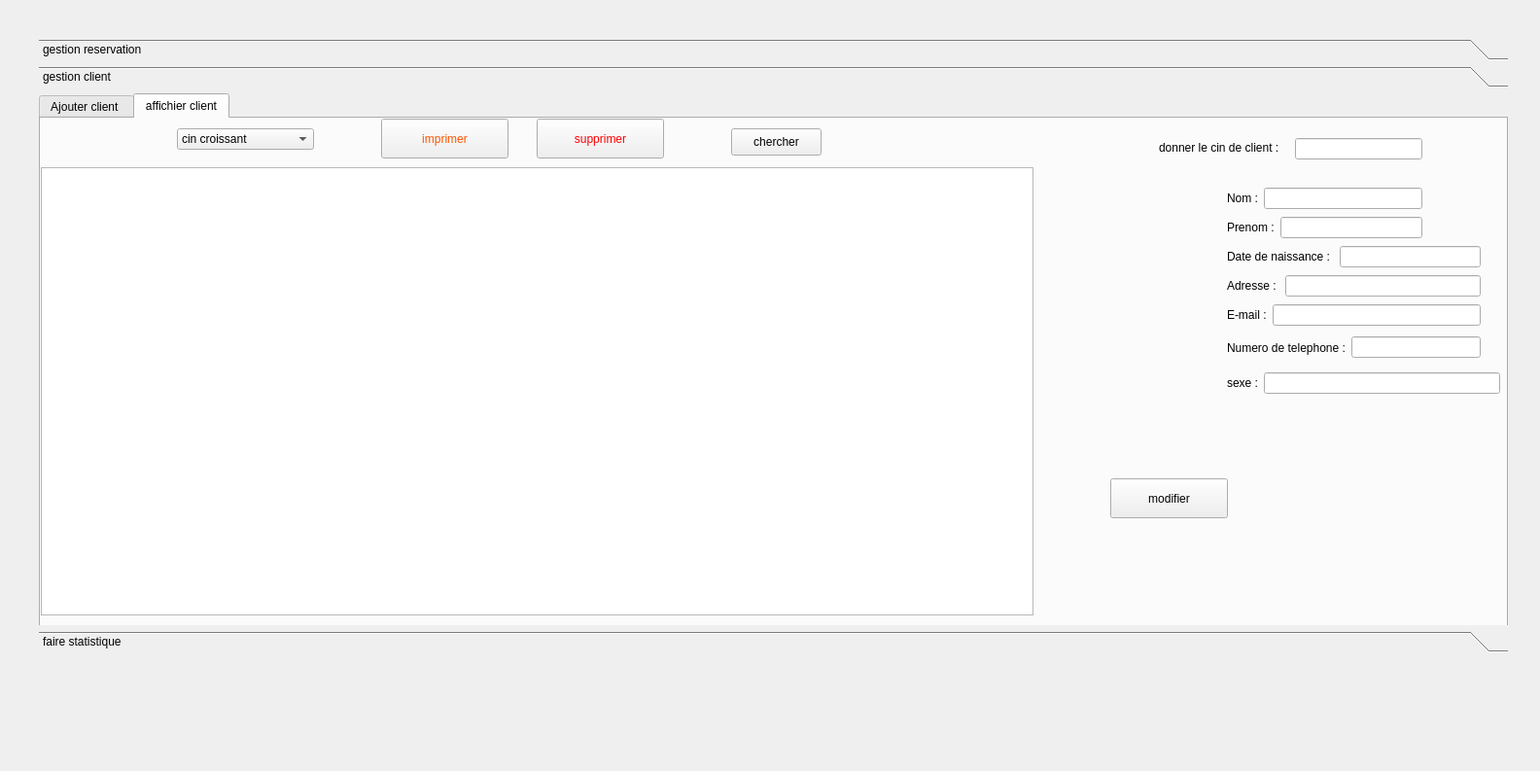
<?xml version="1.0" encoding="UTF-8"?>
<ui version="4.0">
 <class>gestiondereservation</class>
 <widget class="QDialog" name="gestiondereservation">
  <property name="geometry">
   <rect>
    <x>0</x>
    <y>0</y>
    <width>1584</width>
    <height>793</height>
   </rect>
  </property>
  <property name="windowTitle">
   <string>Dialog</string>
  </property>
  <widget class="QToolBox" name="toolBox">
   <property name="geometry">
    <rect>
     <x>40</x>
     <y>40</y>
     <width>1511</width>
     <height>631</height>
    </rect>
   </property>
   <property name="styleSheet">
    <string notr="true">font: 75 8pt &quot;MS Shell Dlg 2&quot;;</string>
   </property>
   <property name="currentIndex">
    <number>1</number>
   </property>
   <widget class="QWidget" name="page">
    <property name="geometry">
     <rect>
      <x>0</x>
      <y>0</y>
      <width>1511</width>
      <height>538</height>
     </rect>
    </property>
    <attribute name="label">
     <string>gestion reservation</string>
    </attribute>
    <widget class="QTabWidget" name="tabWidget">
     <property name="geometry">
      <rect>
       <x>0</x>
       <y>0</y>
       <width>1061</width>
       <height>541</height>
      </rect>
     </property>
     <property name="styleSheet">
      <string notr="true"/>
     </property>
     <property name="currentIndex">
      <number>1</number>
     </property>
     <widget class="QWidget" name="tab">
      <attribute name="title">
       <string>Ajouter reservation</string>
      </attribute>
      <widget class="QPushButton" name="pushButtonajouterreservation">
       <property name="geometry">
        <rect>
         <x>590</x>
         <y>470</y>
         <width>141</width>
         <height>28</height>
        </rect>
       </property>
       <property name="text">
        <string>Ajouter</string>
       </property>
      </widget>
      <widget class="QLabel" name="labelidreservation">
       <property name="geometry">
        <rect>
         <x>90</x>
         <y>60</y>
         <width>151</width>
         <height>16</height>
        </rect>
       </property>
       <property name="text">
        <string>Identifiant de reservation : </string>
       </property>
      </widget>
      <widget class="QLineEdit" name="lineEditidreservation">
       <property name="geometry">
        <rect>
         <x>252</x>
         <y>60</y>
         <width>171</width>
         <height>22</height>
        </rect>
       </property>
      </widget>
      <widget class="QLabel" name="labelcinclient">
       <property name="geometry">
        <rect>
         <x>90</x>
         <y>100</y>
         <width>131</width>
         <height>20</height>
        </rect>
       </property>
       <property name="text">
        <string>CIN du client : </string>
       </property>
      </widget>
      <widget class="QLineEdit" name="lineEditcinclient">
       <property name="geometry">
        <rect>
         <x>250</x>
         <y>100</y>
         <width>171</width>
         <height>22</height>
        </rect>
       </property>
      </widget>
      <widget class="QLabel" name="labeldatereservation">
       <property name="geometry">
        <rect>
         <x>90</x>
         <y>150</y>
         <width>151</width>
         <height>16</height>
        </rect>
       </property>
       <property name="text">
        <string>Date de reservation : </string>
       </property>
      </widget>
      <widget class="QDateEdit" name="dateEdit">
       <property name="geometry">
        <rect>
         <x>250</x>
         <y>150</y>
         <width>171</width>
         <height>22</height>
        </rect>
       </property>
      </widget>
      <widget class="QLabel" name="labelsallereserver">
       <property name="geometry">
        <rect>
         <x>90</x>
         <y>200</y>
         <width>111</width>
         <height>20</height>
        </rect>
       </property>
       <property name="text">
        <string>Salle à reserver : </string>
       </property>
      </widget>
      <widget class="QComboBox" name="comboBoxsalle">
       <property name="geometry">
        <rect>
         <x>252</x>
         <y>200</y>
         <width>171</width>
         <height>22</height>
        </rect>
       </property>
      </widget>
      <widget class="QLabel" name="labelphotographe">
       <property name="geometry">
        <rect>
         <x>90</x>
         <y>250</y>
         <width>171</width>
         <height>20</height>
        </rect>
       </property>
       <property name="text">
        <string>Photographe à reserver : </string>
       </property>
      </widget>
      <widget class="QComboBox" name="comboBoxphotographe">
       <property name="geometry">
        <rect>
         <x>250</x>
         <y>250</y>
         <width>171</width>
         <height>22</height>
        </rect>
       </property>
      </widget>
      <widget class="QLabel" name="labelnote">
       <property name="geometry">
        <rect>
         <x>94</x>
         <y>370</y>
         <width>131</width>
         <height>20</height>
        </rect>
       </property>
       <property name="text">
        <string>Note du couple : </string>
       </property>
      </widget>
      <widget class="QLabel" name="labelnombreinvite">
       <property name="geometry">
        <rect>
         <x>94</x>
         <y>290</y>
         <width>121</width>
         <height>20</height>
        </rect>
       </property>
       <property name="text">
        <string>Nombre d'invitees</string>
       </property>
      </widget>
      <widget class="QLabel" name="labelbudget">
       <property name="geometry">
        <rect>
         <x>94</x>
         <y>330</y>
         <width>101</width>
         <height>20</height>
        </rect>
       </property>
       <property name="text">
        <string>budget : </string>
       </property>
      </widget>
      <widget class="QLineEdit" name="lineEditbudget">
       <property name="geometry">
        <rect>
         <x>250</x>
         <y>330</y>
         <width>171</width>
         <height>22</height>
        </rect>
       </property>
      </widget>
      <widget class="QLineEdit" name="lineEditnbinvite">
       <property name="geometry">
        <rect>
         <x>250</x>
         <y>290</y>
         <width>171</width>
         <height>22</height>
        </rect>
       </property>
      </widget>
      <widget class="QTextEdit" name="textEdit">
       <property name="geometry">
        <rect>
         <x>250</x>
         <y>360</y>
         <width>291</width>
         <height>111</height>
        </rect>
       </property>
      </widget>
     </widget>
     <widget class="QWidget" name="tab_2">
      <attribute name="title">
       <string>affichier reservation</string>
      </attribute>
      <widget class="QPushButton" name="pushButton_15">
       <property name="geometry">
        <rect>
         <x>880</x>
         <y>70</y>
         <width>131</width>
         <height>41</height>
        </rect>
       </property>
       <property name="styleSheet">
        <string notr="true">color: rgb(85, 170, 127);</string>
       </property>
       <property name="text">
        <string>detaile</string>
       </property>
      </widget>
      <widget class="QPushButton" name="pushButton_13">
       <property name="geometry">
        <rect>
         <x>880</x>
         <y>180</y>
         <width>131</width>
         <height>41</height>
        </rect>
       </property>
       <property name="styleSheet">
        <string notr="true">color: rgb(170, 85, 255);</string>
       </property>
       <property name="text">
        <string>modifier</string>
       </property>
      </widget>
      <widget class="QPushButton" name="pushButton_14">
       <property name="geometry">
        <rect>
         <x>880</x>
         <y>240</y>
         <width>131</width>
         <height>41</height>
        </rect>
       </property>
       <property name="styleSheet">
        <string notr="true">
color: rgb(255, 85, 0);</string>
       </property>
       <property name="text">
        <string>archiver</string>
       </property>
      </widget>
      <widget class="QPushButton" name="pushButton_16">
       <property name="geometry">
        <rect>
         <x>880</x>
         <y>300</y>
         <width>131</width>
         <height>41</height>
        </rect>
       </property>
       <property name="styleSheet">
        <string notr="true">color: rgb(255, 0, 0);</string>
       </property>
       <property name="text">
        <string>supprimer</string>
       </property>
      </widget>
      <widget class="QTableView" name="tableView">
       <property name="geometry">
        <rect>
         <x>0</x>
         <y>10</y>
         <width>851</width>
         <height>491</height>
        </rect>
       </property>
      </widget>
      <widget class="QPushButton" name="pushButton">
       <property name="geometry">
        <rect>
         <x>880</x>
         <y>120</y>
         <width>131</width>
         <height>41</height>
        </rect>
       </property>
       <property name="text">
        <string>trier </string>
       </property>
      </widget>
     </widget>
    </widget>
   </widget>
   <widget class="QWidget" name="page_2">
    <property name="geometry">
     <rect>
      <x>0</x>
      <y>0</y>
      <width>1511</width>
      <height>538</height>
     </rect>
    </property>
    <attribute name="label">
     <string>gestion client</string>
    </attribute>
    <widget class="QTabWidget" name="tabWidget_4">
     <property name="geometry">
      <rect>
       <x>0</x>
       <y>0</y>
       <width>1511</width>
       <height>551</height>
      </rect>
     </property>
     <property name="currentIndex">
      <number>1</number>
     </property>
     <widget class="QWidget" name="tab_6">
      <attribute name="title">
       <string>Ajouter client </string>
      </attribute>
      <widget class="QPushButton" name="pushButtonajouter">
       <property name="geometry">
        <rect>
         <x>552</x>
         <y>470</y>
         <width>141</width>
         <height>28</height>
        </rect>
       </property>
       <property name="text">
        <string>Ajouter</string>
       </property>
      </widget>
      <widget class="QWidget" name="layoutWidget">
       <property name="geometry">
        <rect>
         <x>122</x>
         <y>22</y>
         <width>301</width>
         <height>24</height>
        </rect>
       </property>
       <layout class="QFormLayout" name="formLayout">
        <item row="0" column="0">
         <widget class="QLabel" name="labelcin">
          <property name="text">
           <string>CIN : </string>
          </property>
         </widget>
        </item>
        <item row="0" column="1">
         <widget class="QLineEdit" name="lineEditcin"/>
        </item>
       </layout>
      </widget>
      <widget class="QWidget" name="layoutWidget_2">
       <property name="geometry">
        <rect>
         <x>121</x>
         <y>83</y>
         <width>301</width>
         <height>24</height>
        </rect>
       </property>
       <layout class="QHBoxLayout" name="horizontalLayout_2">
        <item>
         <widget class="QLabel" name="labelnom">
          <property name="text">
           <string>Nom :</string>
          </property>
         </widget>
        </item>
        <item>
         <widget class="QLineEdit" name="lineEditnom"/>
        </item>
       </layout>
      </widget>
      <widget class="QWidget" name="layoutWidget_3">
       <property name="geometry">
        <rect>
         <x>121</x>
         <y>146</y>
         <width>301</width>
         <height>24</height>
        </rect>
       </property>
       <layout class="QHBoxLayout" name="horizontalLayout_3">
        <item>
         <widget class="QLabel" name="labelprenom">
          <property name="text">
           <string>Prenom :</string>
          </property>
         </widget>
        </item>
        <item>
         <widget class="QLineEdit" name="lineEditprenom"/>
        </item>
       </layout>
      </widget>
      <widget class="QWidget" name="layoutWidget_4">
       <property name="geometry">
        <rect>
         <x>121</x>
         <y>270</y>
         <width>311</width>
         <height>24</height>
        </rect>
       </property>
       <layout class="QHBoxLayout" name="horizontalLayout_5">
        <item>
         <widget class="QLabel" name="labeladresse">
          <property name="text">
           <string>Adresse : </string>
          </property>
         </widget>
        </item>
        <item>
         <widget class="QLineEdit" name="lineEditadresse"/>
        </item>
       </layout>
      </widget>
      <widget class="QWidget" name="layoutWidget_5">
       <property name="geometry">
        <rect>
         <x>121</x>
         <y>332</y>
         <width>311</width>
         <height>24</height>
        </rect>
       </property>
       <layout class="QHBoxLayout" name="horizontalLayout_6">
        <item>
         <widget class="QLabel" name="labelemail">
          <property name="text">
           <string>E-mail :</string>
          </property>
         </widget>
        </item>
        <item>
         <widget class="QLineEdit" name="lineEditemail">
          <property name="placeholderText">
           <string/>
          </property>
         </widget>
        </item>
       </layout>
      </widget>
      <widget class="QWidget" name="layoutWidget_6">
       <property name="geometry">
        <rect>
         <x>120</x>
         <y>390</y>
         <width>311</width>
         <height>24</height>
        </rect>
       </property>
       <layout class="QHBoxLayout" name="horizontalLayout_7">
        <item>
         <widget class="QLabel" name="labelnumero">
          <property name="text">
           <string>Numero de telephone :</string>
          </property>
         </widget>
        </item>
        <item>
         <widget class="QLineEdit" name="lineEditnumero"/>
        </item>
       </layout>
      </widget>
      <widget class="QWidget" name="layoutWidget_7">
       <property name="geometry">
        <rect>
         <x>120</x>
         <y>440</y>
         <width>311</width>
         <height>24</height>
        </rect>
       </property>
       <layout class="QHBoxLayout" name="horizontalLayout">
        <item>
         <widget class="QLabel" name="label">
          <property name="text">
           <string>sexe :</string>
          </property>
         </widget>
        </item>
        <item>
         <widget class="QLineEdit" name="lineeditsexe"/>
        </item>
       </layout>
      </widget>
      <widget class="QWidget" name="layoutWidget_8">
       <property name="geometry">
        <rect>
         <x>120</x>
         <y>200</y>
         <width>311</width>
         <height>24</height>
        </rect>
       </property>
       <layout class="QHBoxLayout" name="horizontalLayout_4">
        <item>
         <widget class="QLabel" name="labeldate">
          <property name="text">
           <string>Date de naissance : </string>
          </property>
         </widget>
        </item>
        <item>
         <widget class="QLineEdit" name="lineEditdate"/>
        </item>
       </layout>
      </widget>
     </widget>
     <widget class="QWidget" name="tab_7">
      <attribute name="title">
       <string>affichier client</string>
      </attribute>
      <widget class="QPushButton" name="pushButton_7">
       <property name="geometry">
        <rect>
         <x>350</x>
         <y>0</y>
         <width>131</width>
         <height>41</height>
        </rect>
       </property>
       <property name="styleSheet">
        <string notr="true">
color: rgb(255, 85, 0);</string>
       </property>
       <property name="text">
        <string>imprimer</string>
       </property>
      </widget>
      <widget class="QPushButton" name="pushButtonsupprimerclient">
       <property name="geometry">
        <rect>
         <x>510</x>
         <y>0</y>
         <width>131</width>
         <height>41</height>
        </rect>
       </property>
       <property name="styleSheet">
        <string notr="true">color: rgb(255, 0, 0);</string>
       </property>
       <property name="text">
        <string>supprimer</string>
       </property>
      </widget>
      <widget class="QTableView" name="tableView_2">
       <property name="geometry">
        <rect>
         <x>0</x>
         <y>50</y>
         <width>1021</width>
         <height>461</height>
        </rect>
       </property>
      </widget>
      <widget class="QLineEdit" name="lineeditcinsup">
       <property name="geometry">
        <rect>
         <x>1290</x>
         <y>20</y>
         <width>131</width>
         <height>22</height>
        </rect>
       </property>
       <property name="maxLength">
        <number>8</number>
       </property>
      </widget>
      <widget class="QLabel" name="label_2">
       <property name="geometry">
        <rect>
         <x>1150</x>
         <y>20</y>
         <width>131</width>
         <height>20</height>
        </rect>
       </property>
       <property name="text">
        <string>donner le cin de client : </string>
       </property>
      </widget>
      <widget class="QWidget" name="layoutWidget_41">
       <property name="geometry">
        <rect>
         <x>1220</x>
         <y>70</y>
         <width>201</width>
         <height>24</height>
        </rect>
       </property>
       <layout class="QHBoxLayout" name="horizontalLayout_36">
        <item>
         <widget class="QLabel" name="labelnom_6">
          <property name="text">
           <string>Nom :</string>
          </property>
         </widget>
        </item>
        <item>
         <widget class="QLineEdit" name="lineEditnom_6"/>
        </item>
       </layout>
      </widget>
      <widget class="QWidget" name="layoutWidget_51">
       <property name="geometry">
        <rect>
         <x>1220</x>
         <y>100</y>
         <width>201</width>
         <height>24</height>
        </rect>
       </property>
       <layout class="QHBoxLayout" name="horizontalLayout_45">
        <item>
         <widget class="QLabel" name="labelprenom_7">
          <property name="text">
           <string>Prenom :</string>
          </property>
         </widget>
        </item>
        <item>
         <widget class="QLineEdit" name="lineEditprenom_7"/>
        </item>
       </layout>
      </widget>
      <widget class="QWidget" name="layoutWidget_52">
       <property name="geometry">
        <rect>
         <x>1220</x>
         <y>130</y>
         <width>261</width>
         <height>24</height>
        </rect>
       </property>
       <layout class="QHBoxLayout" name="horizontalLayout_46">
        <item>
         <widget class="QLabel" name="labeldate_7">
          <property name="text">
           <string>Date de naissance : </string>
          </property>
         </widget>
        </item>
        <item>
         <widget class="QLineEdit" name="lineEditdate_7"/>
        </item>
       </layout>
      </widget>
      <widget class="QWidget" name="layoutWidget_53">
       <property name="geometry">
        <rect>
         <x>1220</x>
         <y>160</y>
         <width>261</width>
         <height>24</height>
        </rect>
       </property>
       <layout class="QHBoxLayout" name="horizontalLayout_47">
        <item>
         <widget class="QLabel" name="labeladresse_7">
          <property name="text">
           <string>Adresse : </string>
          </property>
         </widget>
        </item>
        <item>
         <widget class="QLineEdit" name="lineEditadresse_7"/>
        </item>
       </layout>
      </widget>
      <widget class="QWidget" name="layoutWidget_54">
       <property name="geometry">
        <rect>
         <x>1220</x>
         <y>190</y>
         <width>261</width>
         <height>24</height>
        </rect>
       </property>
       <layout class="QHBoxLayout" name="horizontalLayout_48">
        <item>
         <widget class="QLabel" name="labelemail_7">
          <property name="text">
           <string>E-mail :</string>
          </property>
         </widget>
        </item>
        <item>
         <widget class="QLineEdit" name="lineEditemail_7">
          <property name="placeholderText">
           <string/>
          </property>
         </widget>
        </item>
       </layout>
      </widget>
      <widget class="QWidget" name="layoutWidget_55">
       <property name="geometry">
        <rect>
         <x>1220</x>
         <y>220</y>
         <width>261</width>
         <height>31</height>
        </rect>
       </property>
       <layout class="QHBoxLayout" name="horizontalLayout_49">
        <item>
         <widget class="QLabel" name="labelnumero_7">
          <property name="text">
           <string>Numero de telephone :</string>
          </property>
         </widget>
        </item>
        <item>
         <widget class="QLineEdit" name="lineEditnumero_7"/>
        </item>
       </layout>
      </widget>
      <widget class="QWidget" name="layoutWidget_56">
       <property name="geometry">
        <rect>
         <x>1220</x>
         <y>260</y>
         <width>281</width>
         <height>24</height>
        </rect>
       </property>
       <layout class="QHBoxLayout" name="horizontalLayout_50">
        <item>
         <widget class="QLabel" name="label_13">
          <property name="text">
           <string>sexe :</string>
          </property>
         </widget>
        </item>
        <item>
         <widget class="QLineEdit" name="lineeditsexe_7"/>
        </item>
       </layout>
      </widget>
      <widget class="QPushButton" name="pushButton_2">
       <property name="geometry">
        <rect>
         <x>1100</x>
         <y>370</y>
         <width>121</width>
         <height>41</height>
        </rect>
       </property>
       <property name="text">
        <string>modifier</string>
       </property>
      </widget>
      <widget class="QPushButton" name="pushButtonchercher">
       <property name="geometry">
        <rect>
         <x>710</x>
         <y>10</y>
         <width>93</width>
         <height>28</height>
        </rect>
       </property>
       <property name="text">
        <string>chercher</string>
       </property>
      </widget>
      <widget class="QComboBox" name="comboBox">
       <property name="geometry">
        <rect>
         <x>140</x>
         <y>10</y>
         <width>141</width>
         <height>22</height>
        </rect>
       </property>
       <item>
        <property name="text">
         <string>cin croissant</string>
        </property>
       </item>
       <item>
        <property name="text">
         <string>nom croissant</string>
        </property>
       </item>
       <item>
        <property name="text">
         <string>prenom croissant</string>
        </property>
       </item>
       <item>
        <property name="text">
         <string>cin decroissant</string>
        </property>
       </item>
       <item>
        <property name="text">
         <string>nom decroissant</string>
        </property>
       </item>
       <item>
        <property name="text">
         <string>prenom decroissant</string>
        </property>
       </item>
      </widget>
     </widget>
    </widget>
   </widget>
   <widget class="QWidget" name="page_3">
    <property name="geometry">
     <rect>
      <x>0</x>
      <y>0</y>
      <width>1511</width>
      <height>538</height>
     </rect>
    </property>
    <attribute name="label">
     <string>faire statistique </string>
    </attribute>
   </widget>
  </widget>
 </widget>
 <resources/>
 <connections/>
</ui>
